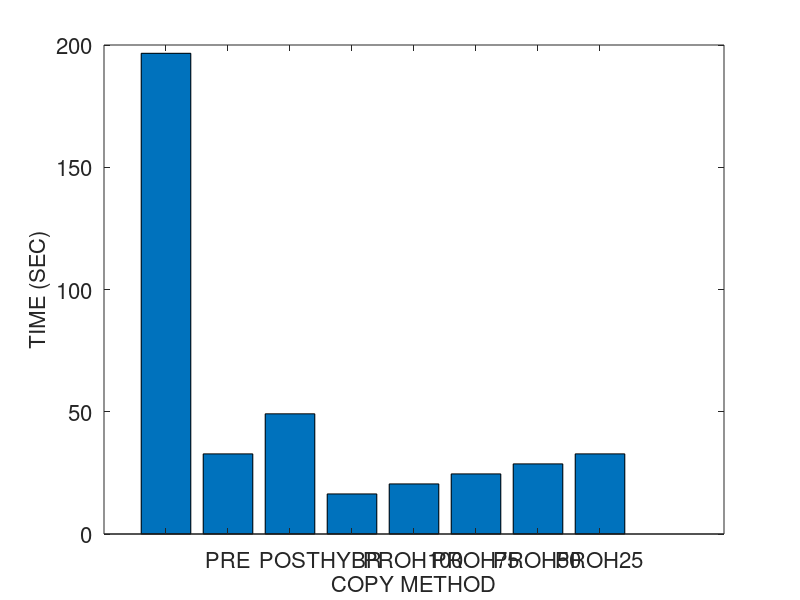
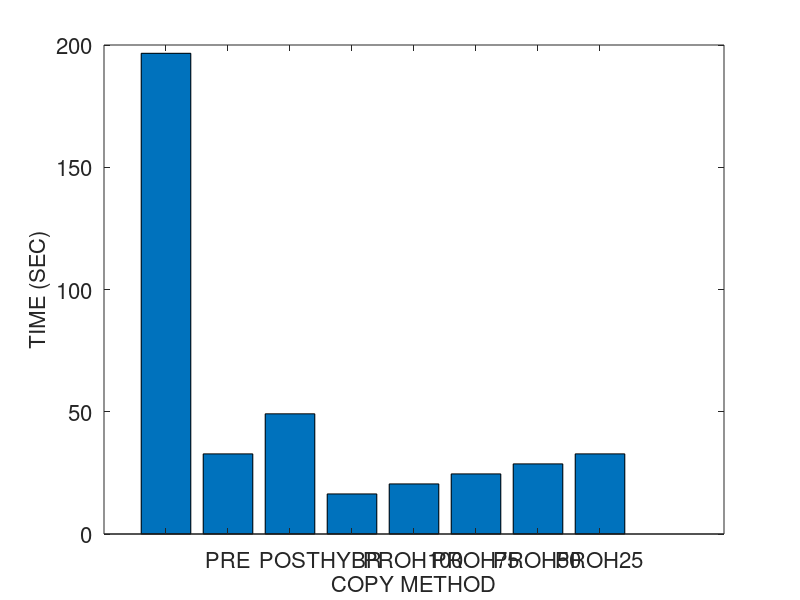
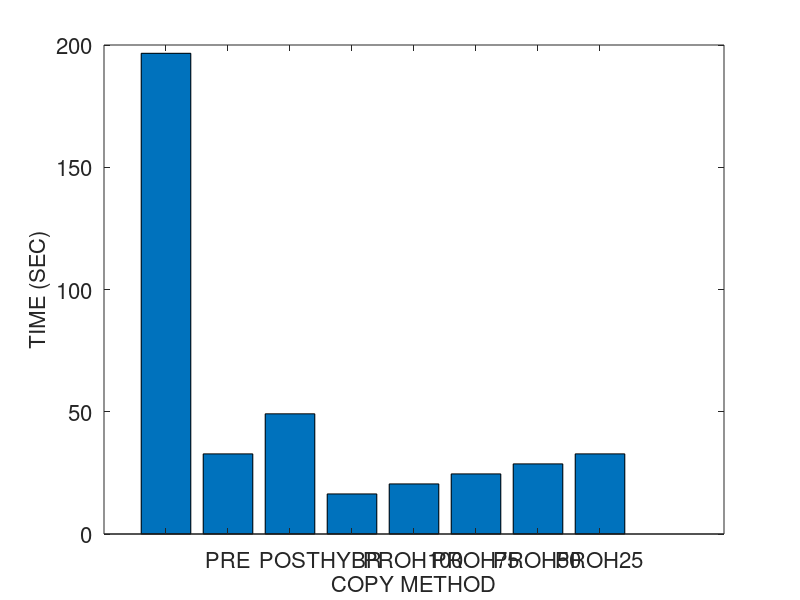
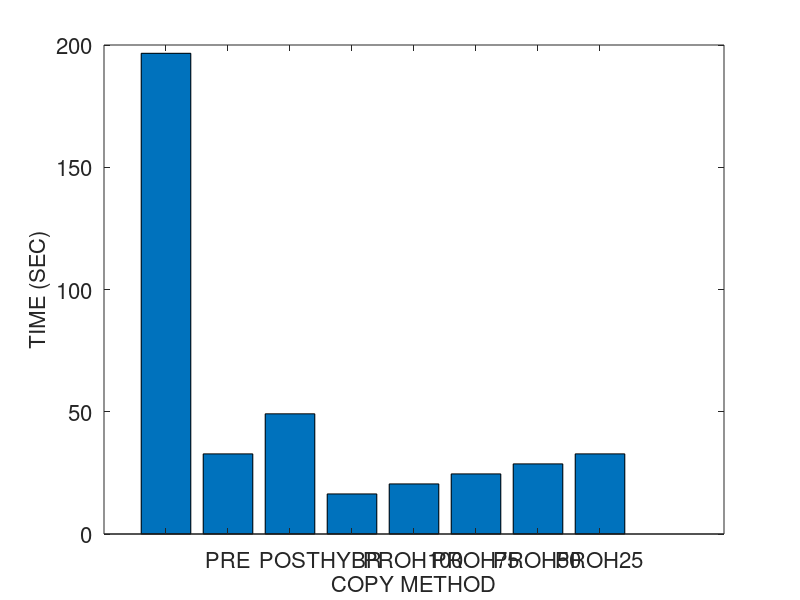

Recreate these plots in MATLAB, in order.
% basic hybrid copy migration
	global wss numpages readrate dirtyrate pagesize b scinfo
	global totaltime downtime totaldata

% memory size in MB
r = 4096
r *= 1024 % convert to KB

% page dirty rate in percent (%): against to total memory pages
readrate = 50
prefix = strcat ("M4G_R", num2str(readrate))
readrate /= 100

dirtyrate = 50 
prefix = strcat (prefix, "_W", num2str(dirtyrate))
dirtyrate /= 100

% prediction accuracy 0 through 1
acc = 1

pagesize = 4 % in KB
numpages = r / pagesize

% delta compression rate
comp = 0.5 

% amount of CPU and device states in KB 
scinfo = 100

% working set size in number of pages
wss = numpages * 0.25

% 0: zero, 1: read, 2: dirtied, 3: inactive data
mem = zeros(1, numpages);

run = 1

%prefix = strcat (prefix, "_acc", num2str(acc), "_r", num2str(run))

% bandwidth in gbps
b = 1000 
b = b * 1024/8 % convert to KB

fontsize = 16
%fontsize = 18
%fontsize = 20

totaltime = 0;
downtime = 0;
totaldata = 0;

A = zeros(8, 3);

%%%%%%%%%%%%%%%%%%%%%%%%%%%%%%
% precopy migration
%%%%%%%%%%%%%%%%%%%%%%%%%%%%%%
fprintf('\n')
disp('==================== Precopy migration ====================')
% iterations
present = numpages * pagesize
iter = 0
while present > 50 && iter < 29 && totaldata < 4*r
	pretime = present / b
	totaltime += pretime
	totaldata += present
	present = numpages * pagesize * dirtyrate 
	%dirts = wss * dirtyrate
	iter += 1
end

% stop-and-copy phase
% stop conditions: 29 iterations, 50 pages, 4 memory size sent
scsent = scinfo + present * pagesize
downtime = scsent / b
totaltime += downtime
totaldata += scsent

% network fault rate
NFR = 0

A (1, 1) = totaltime;
A (1, 2) = downtime;
A (1, 3) = totaldata;

%%%%%%%%%%%%%%%%%%%%%%%%%%%%%%
% postcopy migration
%%%%%%%%%%%%%%%%%%%%%%%%%%%%%%
fprintf('\n')
disp('===================== Postcopy migration ======================')
totaltime = 0;
downtime = 0;
totaldata = 0;

% stop-and-copy phase
scsent = scinfo
downtime = scsent / b
totaltime += downtime
totaldata += scsent

% prepaging (bubbling) and on-demand paging
postsent = r
posttime = postsent/b
totaltime += posttime
totaldata += postsent
% network fault rate
NFR = 0.2

A (2, 1) = totaltime;
A (2, 2) = downtime;
A (2, 3) = totaldata;

%%%%%%%%%%%%%%%%%%%%%%%%%%%%%%
% hybrid copy migration
%%%%%%%%%%%%%%%%%%%%%%%%%%%%%%
fprintf('\n')
disp('==================== Hybrid copy migration ====================')
totaltime = 0;
downtime = 0;
totaldata = 0;

% precopy phase: single iteration
present = r
pretime = present / b
totaltime += pretime
totaldata += present

% stop-and-copy phase
bitmapsize = 500 % KB
scsent = scinfo + bitmapsize
downtime = scsent / b
totaltime += downtime
totaldata += scsent

% postcopy phase: prepaging (bubbling) and on-demand paging
%dirts = wss * dirtyrate
dirts = numpages * dirtyrate
postsent = dirts * pagesize
posttime = postsent/b
totaltime += posttime
totaldata += postsent
% network fault rate
NFR = 0.2

A (3, 1) = totaltime;
A (3, 2) = downtime;
A (3, 3) = totaldata;

%%%%%%%%%%%%%%%%%%%%%%%%%%%%%%
% proactive hybrid copy migration
%%%%%%%%%%%%%%%%%%%%%%%%%%%%%%
%disp(char(10))
fprintf('\n')
disp('=============== Proactive hybrid copy migration ================')

function [tt, dt, td] = prohybrid(acc)
	global wss numpages readrate dirtyrate pagesize b scinfo
	global totaltime downtime totaldata

	totaltime = 0;
	downtime = 0;
	totaldata = 0;

% precopy phase
% LRU, PFR

% scan the dirtied pages
% for dirtied pages
% 	mark dirtied (1)
% 	mem(random (1, wss * 0.1))	
%randperm(int64(wss * 0.1));
% for read pages
% 	mark read (2)
% 	mem (random (wss * 0.1, wss * 0.2))

% for pages
% 	predict read/write

% send the pages most likely to be read and least likely to be dirtied
% do not send the pages most likely to be dirtied
% construct queue with the order of p1/p2
%reads = numpages * 0.4 
% total read rate = wss * read_rate = 0.25 * 0.16 = 0.04 (4%)
%read_rate = 0.16
%read_rate = 0.04 % 4% of total memory
% total write rate = wss * write_rate = 0.25 * 0.16 = 0.04 (4%)
%write_rate = 0.16
%write_rate = 0.04 % 4% of total memory
% simple case: readonly pages (RO) - zero dirtied pages 
%RO = 0.3
	pred_pages = numpages * readrate * acc

% LRU
% for LRU queue
% 	mark sent
%	insert the pages into cache and perform delta compression

	present = pred_pages * pagesize
	pretime = present/b
	totaltime += pretime
	totaldata += present

	% stop-and-copy phase
	% send the CPU and device states
	bitmapsize = 500 % KB
	scsent = scinfo + bitmapsize
	downtime = scsent/b
	totaltime += downtime
	totaldata += scsent

	% postcopy phase
	postsent = (numpages - pred_pages) * pagesize

	% exclude the predicted dirtied pages 
	pred_dirts = numpages * dirtyrate * acc
	postsent = (numpages - pred_pages - pred_dirts) * pagesize
	posttime = postsent/b
	totaltime += posttime
	totaldata += postsent
	
	tt = totaltime;
	dt = downtime;
	td = totaldata;	
end

% network fault rate
NFR = 0.2

prohybrid(acc)
A (4, 1) = totaltime;
A (4, 2) = downtime;
A (4, 3) = totaldata;
%A (4, :) = prohybrid(acc)

acc = 0.75
prohybrid(acc);
A (5, 1) = totaltime;
A (5, 2) = downtime;
A (5, 3) = totaldata;
%A (5, :) = prohybrid(acc);
%row = prohybrid(acc);
%A (5, 1) = row(1);
%A (5, 2) = row(2);
%A (5, 3) = row(3);

acc = 0.5
prohybrid(acc);
A (6, 1) = totaltime;
A (6, 2) = downtime;
A (6, 3) = totaldata;
%A (6, :) = prohybrid(acc);

acc = 0.25
prohybrid(acc);
A (7, 1) = totaltime;
A (7, 2) = downtime;
A (7, 3) = totaldata;

acc = 0
prohybrid(acc);
A (8, 1) = totaltime;
A (8, 2) = downtime;
A (8, 3) = totaldata

%%%%%%%%%%%%%%%%%%%%%%%%%%%%%%%%%%%%%%%%%%%%%%%%%%%%%%%
%                     plotting
% precopy
% postcopy
% hybrid
% pro-hybrid
%%%%%%%%%%%%%%%%%%%%%%%%%%%%%%%%%%%%%%%%%%%%%%%%%%%%%%%

%prefix = "M4G_R14W14_acc100_r1"
%prefix = strcat ("M4G_R", readrate, "W", dirtyrate, "acc", acc, "r", run)
%prefix = strcat (prefix, "W")
%prefix = strcat (prefix, dirtyrate)

dlmwrite (prefix, A, ' ')

%%%%%%%%%%%%%%%%%%%% total time %%%%%%%%%%%%%%%%%%%%%%
figure;
output = strcat(prefix, ".tt");
%output = prefix
x = ['PRECOPY', 'POSTCOPY', 'HYBRID', 'PRO-HYBRID'];
x = {'', 'PRE', 'POST', 'HYBR', 'PROH100', 'PROH75', 'PROH50', 'PROH25', 'PROH0'};
%x = 1:1:length(A);
%plot(x, A(:,2)/1000000, x, A(:,3)/1000000, '-.*');
%plot(A(:,2));

%xtics = 1:4:16
%bar(xtics, A(:,1))
bar(A(:,1))
set(gca, 'XTickLabel', x, 'FontSize', fontsize)
xlabel('COPY METHOD', 'FontSize', fontsize);
ylabel('TIME (SEC)', 'FontSize', fontsize);
%legend('PRECOPY', 'POSTCOPY', 'HYBRID', 'PRO-HYBRID');
%bar(x, A(:,1))

saveas (1, strcat(output, ".png"));
saveas (1, strcat(output, ".eps"));
saveas (1, strcat(output, ".emf"));

%%%%%%%%%%%%%%%%%%%% downtime %%%%%%%%%%%%%%%%%%%%%%
figure;
output = strcat(prefix, ".dt");

bar(A(:,2))
set(gca, 'XTickLabel', x, 'FontSize', fontsize)
xlabel('COPY METHOD', 'FontSize', fontsize);
ylabel('TIME (SEC)', 'FontSize', fontsize);

saveas (1, strcat(output, ".png"));
saveas (1, strcat(output, ".eps"));
saveas (1, strcat(output, ".emf"));

%%%%%%%%%%%%%%%%%%%% total data %%%%%%%%%%%%%%%%%%%%%%
figure;
output = strcat(prefix, ".td");

bar(A(:,3))
set(gca, 'XTickLabel', x, 'FontSize', fontsize)
xlabel('COPY METHOD', 'FontSize', fontsize);
ylabel('SIZE (KB)', 'FontSize', fontsize);

saveas (1, strcat(output, ".png"));
saveas (1, strcat(output, ".eps"));
saveas (1, strcat(output, ".emf"));
